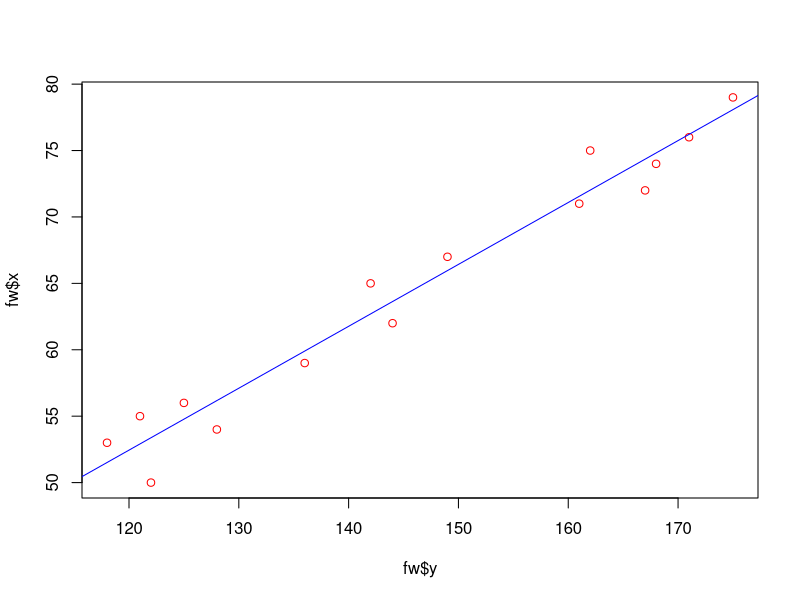
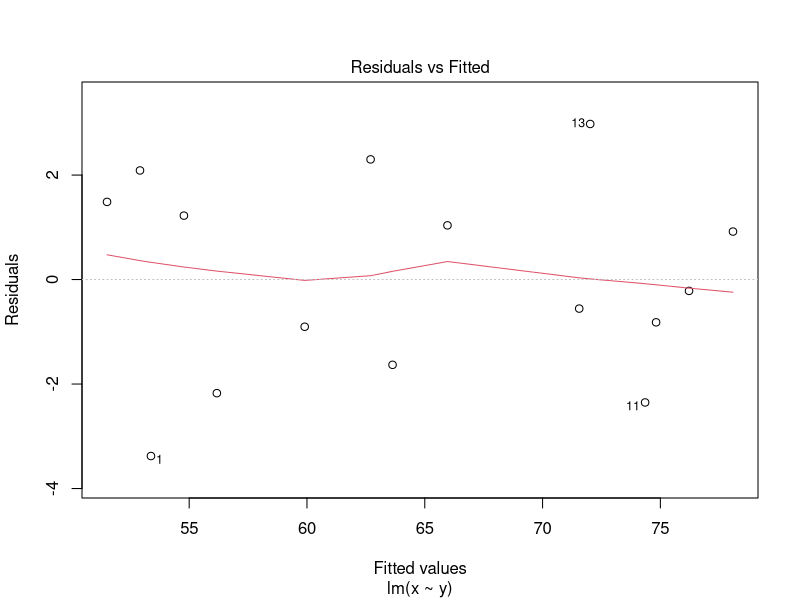

R code for these plots, in order:
x<-c(50,53,54,55,56,59,62,65,67,71,72,74,75,76,79)
y<-c(122,118,128,121,125,136,144,142,149,161,167,168,162,171,175)
fw<-data.frame(x,y)
fw
cor(x,y)
fw.lm=lm(x ~ y,data=fw)
summary(fw.lm)
#components of linear regression
names(fw.lm) 

fw.lm$coefficients
#Gives slope and Intercept

newypred<-fitted(fw.lm) #predict y values for each x value
newypred

#Obtaining confidence Intervals
confint(fw.lm) #obtain the confidence intervals
confint(fw.lm,parm=c('(Intercept)','y'),level =0.9)

#Fitted Values
fitted(fw.lm)
residuals(fw.lm)

#plotting the x , y values
plot(fw$y,fw$x,col="red")
coef(fw.lm)
#plotting the fitted line
abline(coef(fw.lm),lty=1,col="blue")
#plotting residuals
plot(fw.lm,which=1)
